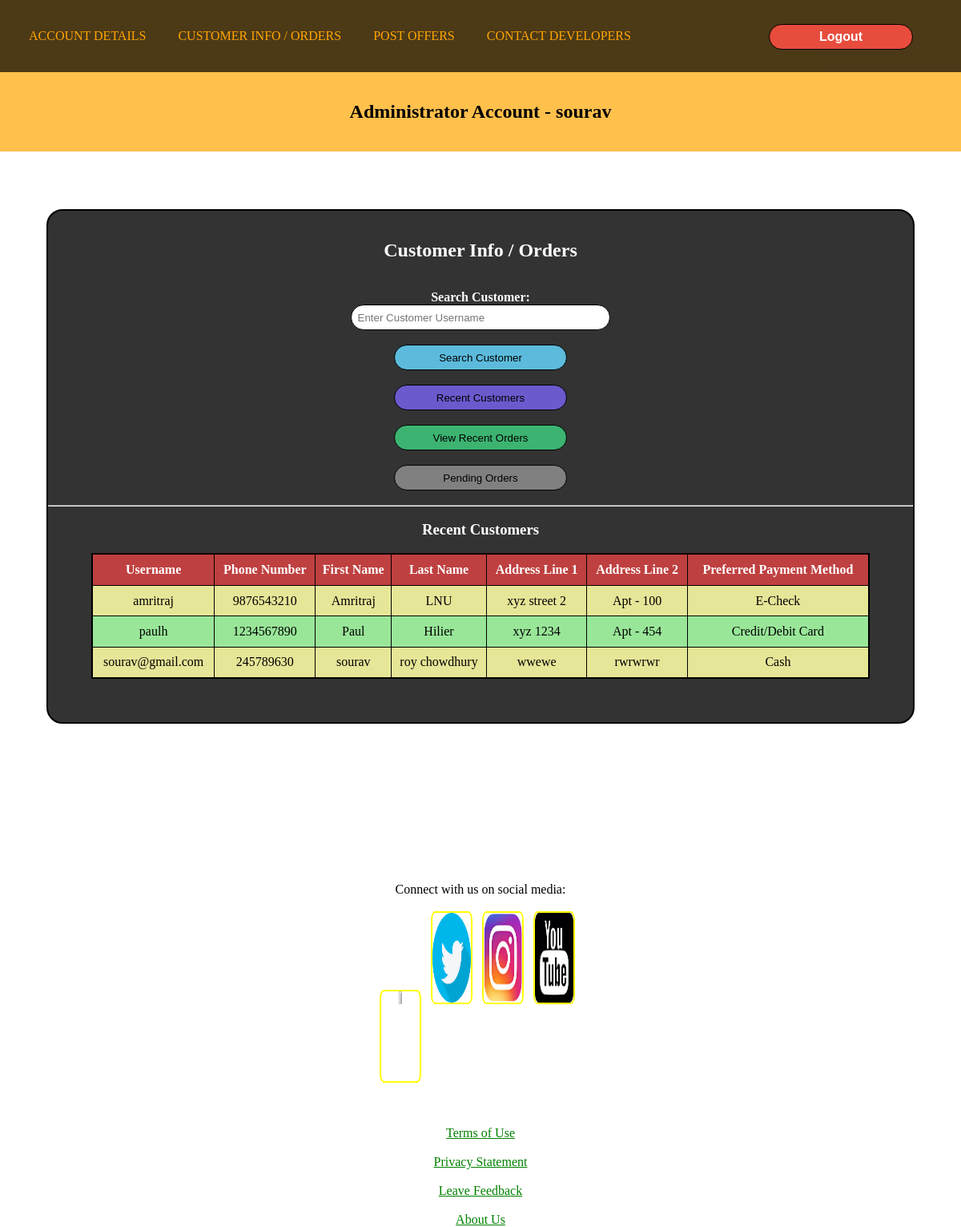
Page /pizzashop/adminCustInfo.php (signed in) on the committed database.
### tables this page shows
CREATE TABLE `userstable` (
  `phoneNumber` bigint(20) NOT NULL,
  `firstName` varchar(32) NOT NULL,
  `lastName` varchar(32) NOT NULL,
  `username` varchar(32) NOT NULL,
  `password` varchar(150) NOT NULL,
  `address1` varchar(100) NOT NULL,
  `address2` varchar(100) NOT NULL,
  `paymentType` varchar(20) DEFAULT NULL,
  `paymentInfo` int(32) DEFAULT NULL
);

### pizzashop/adminCustInfo.php (the view, shortened to what this page needs)
<?php
	require '../dbconfig/config.php';
?>
<html>
	<head>
		<link href="../css/style.css" rel="stylesheet" text="text/css" />
	</head>
	<body>
		<nav>
			<a href="adminAcc.php">ACCOUNT DETAILS</a>
			<a href="adminCustInfo.php">CUSTOMER INFO / ORDERS</a>
			<a href="adminPostOffers.php">POST OFFERS</a>
			<a href="contactDevs.php">CONTACT DEVELOPERS</a>
			<a href = "#"><form class = "myCartForm" method = "post" action = "menuLogin.php" >
				<input name = "logout" type = "submit" class = "logoutButton" value="Logout" method="post" /></form></a>
		</nav>
		<div class = "adminHello">
			<br><br><br><br><br><br><br>
			<center><h2>Administrator Account - <?php echo $_SESSION['aUsername']; ?></h2></center>
			<br><br>
		</div><br><br><br><br>
		<div class = "custInfoDiv">
		<br><br>
			<center><h2>Customer Info / Orders</h2></center><br><br>
			<center>
			<form action = "adminCustInfo.php" method = "post" >
				<b>Search Customer: </b><br>
				<input name = "searchUser" type = "text" placeholder = "Enter Customer Username" class = "searchUser" required /> <br> <br>
				<input name = "search" type = "submit" value = "Search Customer" class = "searchUserBut" /> <br> <br>
			</form>
			<a href = "adminCustInfo.php"><input name = "recentCust" type = "button" value = "Recent Customers" class = "recentCust" /></a> <br><br>
			<form action = "adminCustInfo.php" method = "post" >
				<input name = "viewOrders" type = "submit" value = "View Recent Orders" class = "viewOrders" /><br><br>
				<a href = "pendingOrders.php"><input type = "button" value = "Pending Orders" class = "pendingOrdersBut" /></a>
			</form>	</center>
			<br><b><hr></b><br>
				<?php
					if(isset($_POST['search']))
					{
						$username = $_POST['searchUser'];
						$parameters = array('Username','Phone Number:','First Name:','Last Name:','Address Line 1:','Address Line 2:','Preferred Payment Method:');
						$column = array('username','phoneNumber','firstName','lastName','address1','address2','paymentType');
						echo '<div class = "custSearchRes">';
						echo '<center><h2>Customer Information</h2></center><br><br>';
						for($i = 0 ; $i < 7 ; $i++)
						{
							$querry = "SELECT $column[$i] fROM usersTable WHERE username = '$username'";
							$querry_run = mysqli_query($connect,$querry);
							$result = mysqli_fetch_row($querry_run);
							if(mysqli_num_rows($querry_run) == 1)
							{
								echo '<html><h3>';
								echo $parameters[$i];
								echo '<br></h3></html>';
								echo $result[0];
								echo '<html><br><br></html>';
							}
							else
							{
								echo '<center>No  Database found</center>';
								break ;
							}
						}
						echo'</div>';
					}
					else
					{
						$query = "SELECT username,phoneNumber,firstName,lastName,address1,address2,paymentType FROM usersTable LIMIT 0,50";
						$query_run = mysqli_query($connect,$query);
						if($query_run)
						{
							echo '<center><h3>Recent Customers</h3></center><br>';
							echo '<center><table border = 1>';
							echo '<tr><th> Username </th><th> Phone Number </th><th> First Name </th><th> Last Name </th><th> Address Line 1 </th><th> Address Line 2 </th><th> Preferred Payment Method </th></tr>';
							while($row = mysqli_fetch_array($query_run,MYSQLI_ASSOC))
							{
								echo "<tr><td>{$row['username']}</td><td>{$row['phoneNumber']}</td><td>{$row['firstName']}</td><td>{$row['lastName']}</td><td>{$row['address1']}</td><td>{$row['address2']}</td><td>{$row['paymentType']}</td></tr>";
							}
							echo '</table></center>';
						}
						else
						{
							echo '<script text = "text/javascript"> alert("Error loading data from the database. Please contact the Developers")</script> ';
						}
					}
				?>
			<br><br><br>
		</div>
		<br><br><br><br><br><br><br><br><br>
		<div class = "#">
			<br><br><center>
			<p class = "imageHead">Connect with us on social media:</p><br>
			<a href = "https://www.facebook.com/"><img src = "../resources/social/facebook.jpg" class = "social" /></a> &nbsp;
			<a href = "https://twitter.com/"><img src = "../resources/social/twitter.png" class = "social" /></a> &nbsp;
			<a href = "https://www.instagram.com/"><img src = "../resources/social/instagram.jpg" class = "social" /></a> &nbsp;
			<a href = "https://m.youtube.com/"><img src = "../resources/social/youtube.jpg" class = "social" /></a> &nbsp;
			<br><br><br><br>
			<p class = "imageHead"><a class = "terms" href = "termsofuse.php">Terms of Use</a><br><br><a class = "terms" href = "privacystatements.php">Privacy Statement</a><br><br><a class = "terms" href = "feedbackform.php">Leave Feedback</a><br><br><a class = "terms" href = "aboutus.php">About Us</a></p>
			</center>
		</div>
	</body>
</html>

### css/style.css (style rules this page uses)
* { margin : 0; }
nav { position : fixed; width : 100%; height : 90px; background-color : rgba(0,0,0,0.7); z-index : 99; font-size : 100%; }
nav a { text-decoration: none; margin-left : 3%; color : orange; line-height : 90px; font-size : 100%; }
.social { width : 4%; height : 14%; border : 2px solid yellow; border-radius : 10%; }
.terms { color : green; }
.imageHead { color : black; }
body { font-family : "orange" ; font-size : 100%; animation : fader 15s cubic-bezier(0.8,0,0,0.8) infinite; }
.logoutButton { margin-top : -60px; position : fixed; margin-left : 80%; background-color : #e74c3d; color : white; width : 15%; text-align : center; font-size : 100%; font-weight : bold; padding-bottom : 0.5%; padding-top : 0.5%; border-radius : 20px; border : 1px solid black; }
.adminHello { width : 100%; background-color : rgba(255,165,0,0.7); margin : 0 auto; }
.custInfoDiv { width : 90%; margin : 0 auto; border : 2px solid black; background-color : rgba(0,0,0,0.8); color : white; border-radius : 20px; }
.searchUser { padding : 0.7%; width : 30%; border-radius : 20px; border : 1px solid black; }
.searchUserBut { padding : 0.7%; border-radius : 20px; width : 20%; background : #5CBBDC; border : 1px solid black; }
.viewOrders { padding : 0.7%; border-radius : 20px; width : 20%; background : #3cb371; border : 1px solid black; }
.recentCust { padding : 0.7%; border-radius : 20px; width : 20%; background : Slateblue; border : 1px solid black; }
.pendingOrdersBut { padding : 0.7%; border-radius : 20px; width : 20%; background : grey; border : 1px solid black; }
table { border : 2px solid black; border-collapse : collapse; width : 90%; margin : 0 auto; }
th { background : #bf4040; color : white; }
tr:nth-child(even) { background : #e6e698; color : black; }
tr:nth-child(odd) { background : #99e699; color : black; }
th,td { padding-top : 1%; padding-bottom : 1%; text-align : center; }

### rows in the picture
userstable: username "amritraj", phoneNumber "9876543210", firstName "Amritraj", lastName "LNU", address1 "xyz street 2", address2 "Apt - 100", paymentType "E-Check"
userstable: username "paulh", phoneNumber "1234567890", firstName "Paul", lastName "Hilier", address1 "xyz 1234", address2 "Apt - 454", paymentType "Credit/Debit Card"
userstable: username "sourav@gmail.com", phoneNumber "245789630", firstName "sourav", lastName "roy chowdhury", address1 "wwewe", address2 "rwrwrwr", paymentType "Cash"

### other values in the picture
$_SESSION['aUsername'] "sourav"
